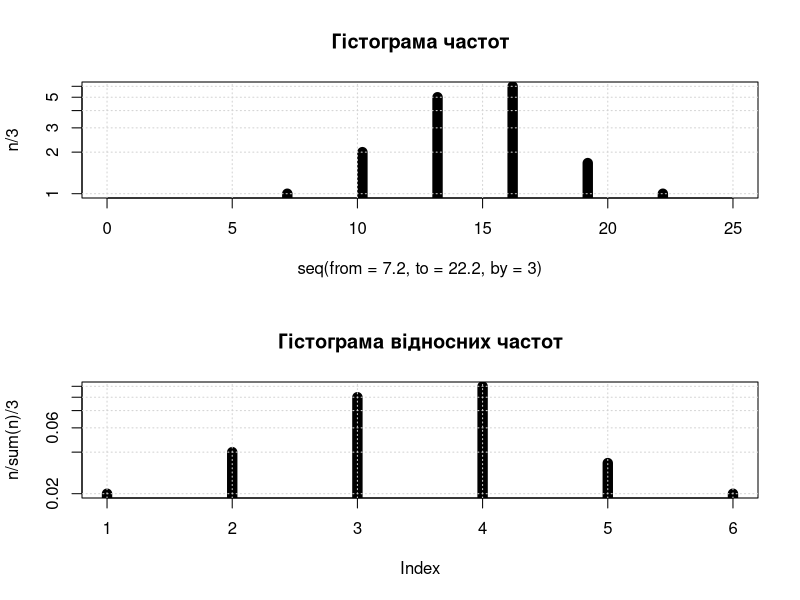

Here is the R script that generated this plot:
n <- c(3, 6, 15, 18, 5, 3)

# Вмістимо два графіка на екрані
par(mfrow = c(2, 1))

plot(type = "h",
     lwd = 10,
     x = seq(from = 7.2, to = 22.2, by = 3),
     y = n / 3,
     log = "y",
     xlim = c(0, 25),
     main = "Гістограма частот")
grid()
plot(n / sum(n) / 3,
     type = "h",
     lwd = 10,
     log = "y",
     main = "Гістограма відносних частот")
grid()